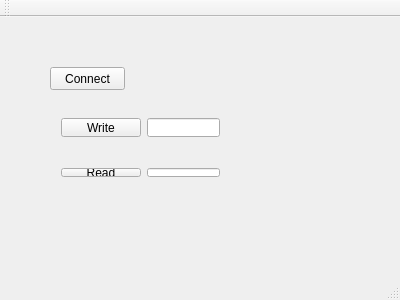
<?xml version="1.0" encoding="UTF-8"?>
<ui version="4.0">
 <class>QtModbus</class>
 <widget class="QMainWindow" name="QtModbus">
  <property name="geometry">
   <rect>
    <x>0</x>
    <y>0</y>
    <width>400</width>
    <height>300</height>
   </rect>
  </property>
  <property name="windowTitle">
   <string>QtModbus</string>
  </property>
  <widget class="QWidget" name="centralWidget">
   <widget class="QPushButton" name="connectButton">
    <property name="geometry">
     <rect>
      <x>50</x>
      <y>50</y>
      <width>75</width>
      <height>23</height>
     </rect>
    </property>
    <property name="text">
     <string>Connect</string>
    </property>
   </widget>
   <widget class="QWidget" name="horizontalLayoutWidget">
    <property name="geometry">
     <rect>
      <x>50</x>
      <y>90</y>
      <width>181</width>
      <height>41</height>
     </rect>
    </property>
    <layout class="QHBoxLayout" name="horizontalLayout_2">
     <item>
      <widget class="QPushButton" name="writeButton">
       <property name="text">
        <string>Write</string>
       </property>
      </widget>
     </item>
     <item>
      <widget class="QLineEdit" name="writeEdit">
       <property name="font">
        <font>
         <pointsize>12</pointsize>
        </font>
       </property>
      </widget>
     </item>
    </layout>
   </widget>
   <widget class="QWidget" name="horizontalLayoutWidget_2">
    <property name="geometry">
     <rect>
      <x>50</x>
      <y>140</y>
      <width>181</width>
      <height>31</height>
     </rect>
    </property>
    <layout class="QHBoxLayout" name="horizontalLayout_3">
     <item>
      <widget class="QPushButton" name="readButton">
       <property name="text">
        <string>Read</string>
       </property>
      </widget>
     </item>
     <item>
      <widget class="QLineEdit" name="readEdit">
       <property name="font">
        <font>
         <pointsize>12</pointsize>
        </font>
       </property>
       <property name="readOnly">
        <bool>true</bool>
       </property>
      </widget>
     </item>
    </layout>
   </widget>
  </widget>
  <widget class="QMenuBar" name="menuBar">
   <property name="geometry">
    <rect>
     <x>0</x>
     <y>0</y>
     <width>400</width>
     <height>21</height>
    </rect>
   </property>
  </widget>
  <widget class="QToolBar" name="mainToolBar">
   <attribute name="toolBarArea">
    <enum>TopToolBarArea</enum>
   </attribute>
   <attribute name="toolBarBreak">
    <bool>false</bool>
   </attribute>
  </widget>
  <widget class="QStatusBar" name="statusBar"/>
 </widget>
 <layoutdefault spacing="6" margin="11"/>
 <resources/>
 <connections/>
</ui>
